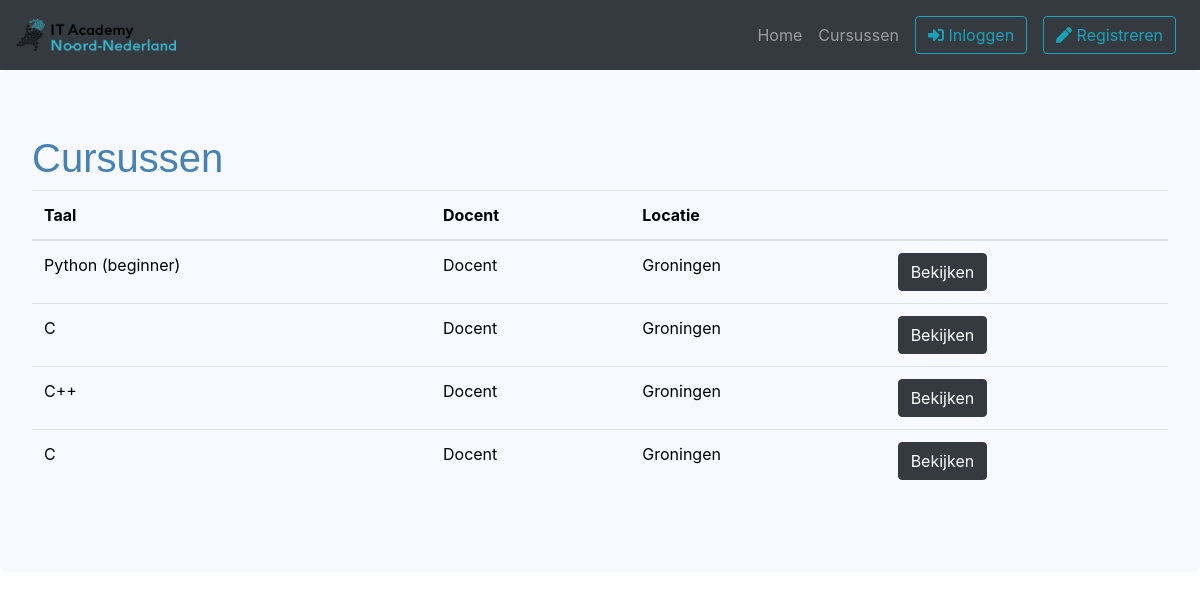
Before: /cursussen with the older database file.
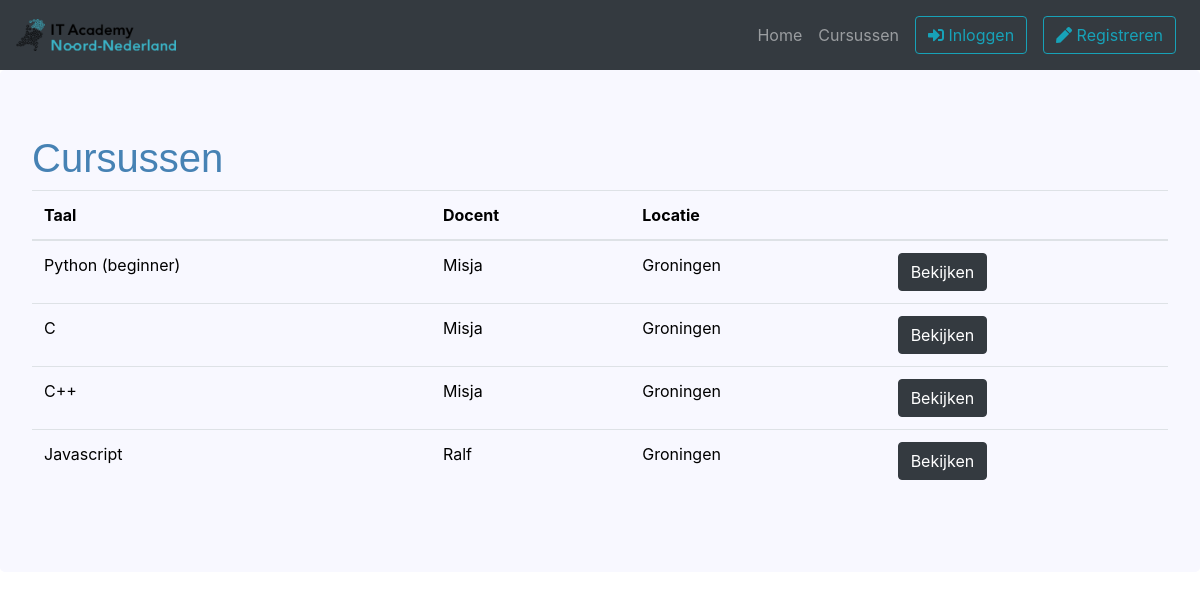
After: the same page with the newer database file.
### project/models.py (models this page shows, shortened)
class Course(db.Model):
    __tablename__ = 'courses'
    id              = db.Column(db.Integer, primary_key=True)
    teacher_id      = db.Column(db.Integer, db.ForeignKey("users.id"), nullable=False)
    language_id     = db.Column(db.Integer, db.ForeignKey("languages.id"), nullable=False)
    location        = db.Column(db.Text, nullable=False)
    cost            = db.Column(db.Float, nullable=False)
    description     = db.Column(db.Text, nullable=False)

class Language(db.Model):
    __tablename__ = 'languages'
    id          = db.Column(db.Integer, primary_key=True)
    language    = db.Column(db.Text, nullable=False)

class User(db.Model, UserMixin):
    __tablename__ = 'users'
    id = db.Column(db.Integer, primary_key=True)
    email       = db.Column(db.String(64), unique=True, index=True, nullable=False)
    username    = db.Column(db.String(64), unique=True, index=True, nullable=False)
    password    = db.Column(db.String(128), nullable=False)
    role_id     = db.Column(db.Integer, db.ForeignKey("roles.id"), nullable=False)

### project/views.py (the view)
@standaard_blueprint.route('/cursussen')
def cursussen():
    courses =  Course.query\
                .join(Language, Course.language_id == Language.id)\
                .join(User, Course.teacher_id == User.id)\
                .add_columns(Course.id, Language.language, User.username, Course.location)
    return render_template('cursussen.html', courses=courses)

### project/__init__.py (called while the page is built)
@app.context_processor
def inject_time_related_functions():
    return dict(date_now=datetime.now().date(), td=timedelta, dt=datetime, t=time())

### project/templates/cursussen.html (shortened to what this page needs)
{% extends "base.html" %}
{% block content %}
<div class="jumbotron m-0">
    <h1 class="blueheader">Cursussen</h1>
    <div class="col col-sm-12 p-0">
        <table class="table">
            <thead>
                <tr>
                    <th scope="col">Taal</th>
                    <th scope="col">Docent</th>
                    <th scope="col">Locatie</th>
                    <th scope="col"></th>
                </tr>
            </thead>
            <tbody>
                {% for course in courses %}
                <tr>
                    <td>{{ course.language }}</td>
                    <td>{{ course.username }}</td>
                    <td>{{ course.location }}</td>
                    <td><a href="{{ url_for('standaard.cursus', language=course.language, course_id=course.id)}}" class="btn btn-dark">Bekijken</a></td>
                </tr>
                {% endfor %}
            </tbody>
        </table>
    </div>
</div>
{% endblock %}

Changed rows visible on the page:
removed Course: language "C", username "Docent", location "Groningen"
changed through a linked row, Course "Python (beginner)": username "Docent" → "Misja"
changed Course (number 2 of 4 on the later page): username "Docent" → "Misja"
changed Course (number 3 of 4 on the later page): username "Docent" → "Misja"
added Course: language "Javascript", username "Ralf", location "Groningen"
